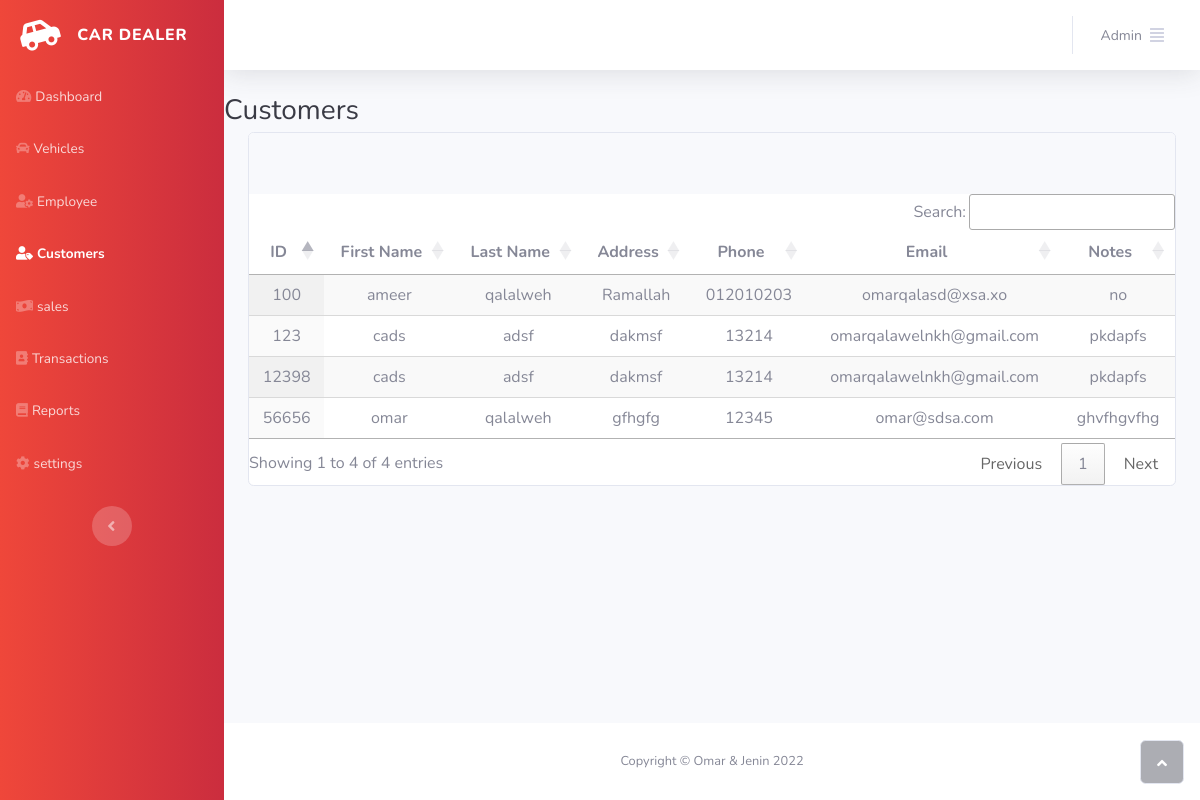
/admin/Customers.php (signed in), run on the app's committed database.
### tables this page shows
CREATE TABLE IF NOT EXISTS `clients` (
  `ClientID` int(11) NOT NULL,
  `FirstName` text NOT NULL,
  `LastName` text NOT NULL,
  `Address` text NOT NULL,
  `Phone` text NOT NULL,
  `Email` text NOT NULL,
  `Notes` longtext NOT NULL,
  PRIMARY KEY (`ClientID`)
);

### admin/Customers.php (the view, shortened to what this page needs)
<?php
include '../helper/db_con.php';
?>
<!DOCTYPE html>
<html>
<head>
    <link rel="stylesheet" href="../assets/bootstrap/css/bootstrap.min.css">
    <link rel="stylesheet" href="../assets/fonts/fontawesome-all.min.css">
    <link rel="stylesheet" href="../assets/fonts/font-awesome.min.css">
    <link rel="stylesheet" href="../assets/fonts/fontawesome5-overrides.min.css">
    <link rel="stylesheet" href="https://cdnjs.cloudflare.com/ajax/libs/jquery.tablesorter/2.31.2/css/theme.bootstrap_4.min.css">
    <link rel="stylesheet" href="https://cdnjs.cloudflare.com/ajax/libs/jqueryui/1.12.1/jquery-ui.min.css">
    <link rel="stylesheet" href="../assets/css/Ludens---1-Index-Table-with-Search--Sort-Filters-v20.css">
    <link rel="stylesheet" type="text/css" href="https://cdn.datatables.net/1.12.1/css/jquery.dataTables.css">
</head>
<body id="page-top">
    <div id="wrapper">
        <nav class="navbar navbar-dark align-items-start sidebar sidebar-dark accordion bg-gradient-primary p-0" style="background: linear-gradient(to left, #cb2d3e, #ef473a);">
            <div class="container-fluid d-flex flex-column p-0"><a class="navbar-brand d-flex justify-content-center align-items-center sidebar-brand m-0" href="#">
                    <div class="sidebar-brand-icon rotate-n-15"><i class="fas fa-car-side"></i></div>
                    <div class="sidebar-brand-text mx-3"><span>Car dealer</span></div>
                </a>
                <ul class="navbar-nav text-light" id="accordionSidebar">
                    <li class="nav-item"><a class="nav-link" href="admin_dash.php"><i class="fas fa-tachometer-alt"></i><span>Dashboard</span></a></li>
                    <li class="nav-item"><a class="nav-link" href="vehicles.php"><i class="fas fa-car"></i><span>Vehicles</span></a></li>
                    <li class="nav-item"><a class="nav-link" href="employee.php"><i class="fas fa-user-cog"></i><span>Employee</span></a></li>
                    <li class="nav-item"><a class="nav-link active" href="Customers.php"><i class="fas fa-user-tag"></i><span>Customers</span></a><a class="nav-link" href="sales.php"><i class="fas fa-money-bill-wave"></i><span>sales</span></a><a class="nav-link" href="transactions.php"><i class="fas fa-address-book"></i><span>Transactions</span></a><a class="nav-link" href="reports.php"><i class="fas fa-book"></i><span>Reports</span></a><a class="nav-link" href="profile.php"><i class="fas fa-cog"></i><span>settings</span></a></li>
                </ul>
                <div class="text-center d-none d-md-inline"><button class="btn rounded-circle border-0" id="sidebarToggle" type="button"></button></div>
            </div>
        </nav>
        <div class="d-flex flex-column" id="content-wrapper">
            <div id="content">
                <?php include 'includes/header.php'; ?>
                    <h3 class="text-dark mb-1">Customers</h3>
                    <div class="container-fluid" style="border-style: none;">
                        <div class="card" id="TableSorterCard">
                            <div class="card-header text-end py-3" style="height: 61px;border-style: none;">
                            </div>
                            <table id="clientsTable" class="display" style="width:100%">
                                <thead>
                                    <tr>
                                        <th class="text-center">ID</th>
                                        <th class="text-center">First Name</th>
                                        <th class="text-center">Last Name</th>
                                        <th class="text-center">Address</th>
                                        <th class="text-center">Phone</th>
                                        <th class="text-center">Email</th>
                                        <th class="text-center">Notes</th>
                                    </tr>
                                </thead>
                                <?php
                                $query = "SELECT * FROM clients";
                                $result = mysqli_query($conn, $query);
                                ?>
                                <tbody>
                                <?php
                                while ($row = mysqli_fetch_array($result)) {
                                    ?>
                                    <tr>
                                        <td class="text-center"><?php echo $row['ClientID']; ?></td>
                                        <td class="text-center"><?php echo $row['FirstName']; ?></td>
                                        <td class="text-center"><?php echo $row['LastName']; ?></td>
                                        <td class="text-center"><?php echo $row['Address']; ?></td>
                                        <td class="text-center"><?php echo $row['Phone']; ?></td>
                                        <td class="text-center"><?php echo $row['Email']; ?></td>
                                        <td class="text-center"><?php echo $row['Notes']; ?></td>
                                    </tr>
                                    <?php
                                }
                                ?>
                                </tbody>
                            </table>
                        </div>
            </div>
        </div>
            <a class="border rounded d-inline scroll-to-top" href="#page-top"><i class="fas fa-angle-up"></i>
            </a>
        </div>
        <footer class="bg-white sticky-footer">
            <div class="container my-auto">
                <div class="text-center my-auto copyright"><span>Copyright © Omar &amp; Jenin 2022</span></div>
            </div>
        </footer>
    </div>
</body>
</html>

### data on the page
clients: ClientID "100", FirstName "ameer", LastName "qalalweh", Address "Ramallah", Phone "012010203", Email "omarqalasd@xsa.xo", Notes "no"
clients: ClientID "123", FirstName "cads", LastName "adsf", Address "dakmsf", Phone "13214", Email "omarqalawelnkh@gmail.com", Notes "pkdapfs"
clients: ClientID "12398", FirstName "cads", LastName "adsf", Address "dakmsf", Phone "13214", Email "omarqalawelnkh@gmail.com", Notes "pkdapfs"
clients: ClientID "56656", FirstName "omar", LastName "qalalweh", Address "gfhgfg", Phone "12345", Email "omar@sdsa.com", Notes "ghvfhgvfhg"
